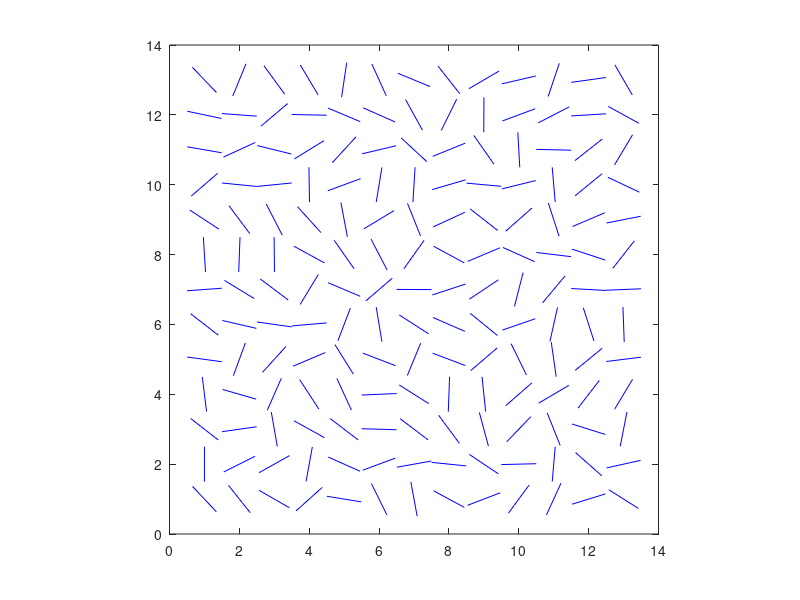

Here is the MATLAB script that generated this plot:
% Plot a visual contour embedded in line segments, similar with Wu Li's
% experiment

% Wen-Hao Zhang, Oct. 20, 2020

N = 13; % size of grid

% Generate the end point of every line segment
r = 1; % The length of every line segment
theta = pi *rand(1, N^2);

[xGrid, yGrid] = ind2sub([N,N], 1:N^2);

X = [xGrid - cos(theta)/2; ...
    xGrid + cos(theta)/2];

Y = [yGrid - sin(theta)/2; ...
    yGrid + sin(theta)/2];

%%
cSpec = lines(1);
plot(X,Y, 'color', cSpec);
axis square